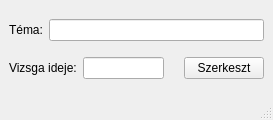
<?xml version="1.0" encoding="UTF-8"?>
<ui version="4.0">
 <class>MainWindow</class>
 <widget class="QMainWindow" name="MainWindow">
  <property name="geometry">
   <rect>
    <x>0</x>
    <y>0</y>
    <width>273</width>
    <height>120</height>
   </rect>
  </property>
  <property name="windowTitle">
   <string>Témakör szerkesztése</string>
  </property>
  <widget class="QWidget" name="centralwidget">
   <layout class="QGridLayout" name="gridLayout">
    <item row="0" column="0">
     <layout class="QHBoxLayout" name="horizontalLayout">
      <item>
       <widget class="QLabel" name="label">
        <property name="text">
         <string>Téma:</string>
        </property>
       </widget>
      </item>
      <item>
       <widget class="QLineEdit" name="editTopicNameBox"/>
      </item>
     </layout>
    </item>
    <item row="1" column="0">
     <layout class="QHBoxLayout" name="horizontalLayout_2">
      <item>
       <widget class="QLabel" name="label_2">
        <property name="text">
         <string>Vizsga ideje:</string>
        </property>
       </widget>
      </item>
      <item>
       <widget class="QLineEdit" name="examTimeBox">
        <property name="toolTip">
         <string>A vizsga idejét percben adja meg</string>
        </property>
        <property name="maxLength">
         <number>3</number>
        </property>
        <property name="placeholderText">
         <string/>
        </property>
       </widget>
      </item>
      <item>
       <spacer name="horizontalSpacer">
        <property name="orientation">
         <enum>Qt::Horizontal</enum>
        </property>
        <property name="sizeHint" stdset="0">
         <size>
          <width>40</width>
          <height>20</height>
         </size>
        </property>
       </spacer>
      </item>
      <item>
       <widget class="QPushButton" name="editTopicButton">
        <property name="text">
         <string>Szerkeszt</string>
        </property>
       </widget>
      </item>
     </layout>
    </item>
   </layout>
  </widget>
  <widget class="QStatusBar" name="statusbar"/>
 </widget>
 <resources/>
 <connections/>
</ui>
